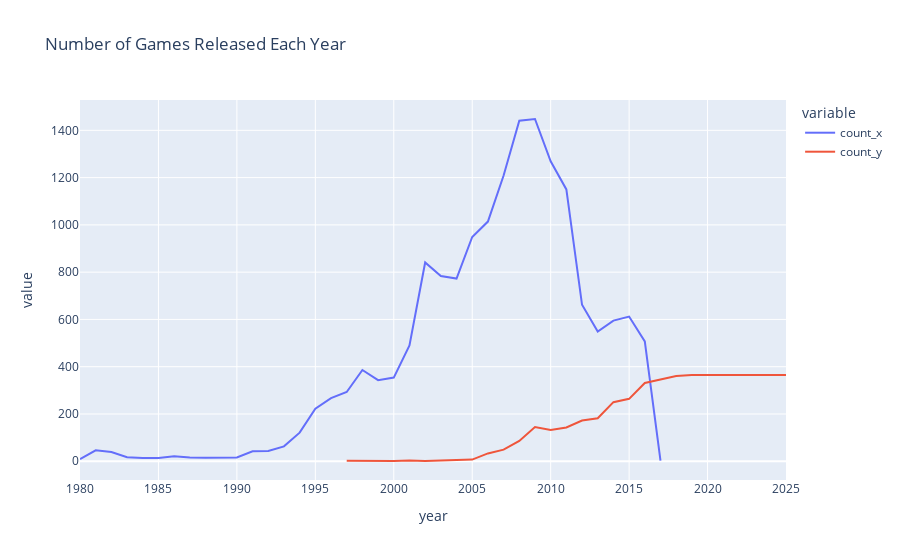

Notebook code for this chart:
### Code cell
px.line(gfinal, x="year",y=["count_x", "count_y"], title="Number of Games Released Each Year")

### Figure 1 — Plotly figure (JSON) as saved in the notebook; plotly's stock layout.template omitted (floating-point values rounded to 4 significant figures)
{"data": [{"hovertemplate": "variable=count_x<br>year=%{x}<br>value=%{y}<extra></extra>", "legendgroup": "count_x", "line": {"color": "#636efa", "dash": "solid"}, "marker": {"symbol": "circle"}, "mode": "lines", "name": "count_x", "orientation": "v", "showlegend": true, "type": "scatter", "x": [1980.0, 1981.0, 1982.0, 1983.0, 1984.0, 1985.0, 1986.0, 1987.0, 1988.0, 1989.0, 1990.0, 1991.0, 1992.0, 1993.0, 1994.0, 1995.0, 1996.0, 1997.0, 1998.0, 1999.0, 2000.0, 2001.0, 2002.0, 2003.0, 2004.0, 2005.0, 2006.0, 2007.0, 2008.0, 2009.0, 2010.0, 2011.0, 2012.0, 2013.0, 2014.0, 2015.0, 2016.0, 2017.0, 2018.0, 2019.0, 2020.0, 2021.0, 2022.0, 2023.0, 2024.0, 2025.0], "xaxis": "x", "y": [9.0, 46.0, 39.0, 17.0, 14.0, 14.0, 21.0, 16.0, 15.0, 17.0, 16.0, 42.0, 43.0, 63.0, 121.0, 222.0, 267.0, 293.0, 386.0, 343.0, 354.0, 490.0, 841.0, 784.0, 773.0, 949.0, 1014.0, 1209.0, 1441.0, 1448.0, 1269.0, 1150.0, 662.0, 549.0, 595.0, 612.0, 507.0, 3.0, NaN, NaN, 1.0, NaN, NaN, NaN, NaN, NaN], "yaxis": "y"}, {"hovertemplate": "variable=count_y<br>year=%{x}<br>value=%{y}<extra></extra>", "legendgroup": "count_y", "line": {"color": "#EF553B", "dash": "solid"}, "marker": {"symbol": "circle"}, "mode": "lines", "name": "count_y", "orientation": "v", "showlegend": true, "type": "scatter", "x": [1980.0, 1981.0, 1982.0, 1983.0, 1984.0, 1985.0, 1986.0, 1987.0, 1988.0, 1989.0, 1990.0, 1991.0, 1992.0, 1993.0, 1994.0, 1995.0, 1996.0, 1997.0, 1998.0, 1999.0, 2000.0, 2001.0, 2002.0, 2003.0, 2004.0, 2005.0, 2006.0, 2007.0, 2008.0, 2009.0, 2010.0, 2011.0, 2012.0, 2013.0, 2014.0, 2015.0, 2016.0, 2017.0, 2018.0, 2019.0, 2020.0, 2021.0, 2022.0, 2023.0, 2024.0, 2025.0], "xaxis": "x", "y": [NaN, NaN, NaN, NaN, NaN, NaN, NaN, NaN, NaN, NaN, NaN, NaN, NaN, NaN, NaN, NaN, NaN, 2.0, 1.0, 2.0, 1.0, 3.0, 1.0, 3.0, 4.0, 7.0, 33.0, 49.0, 86.0, 145.0, 132.0, 143.0, 172.0, 182.0, 250.0, 264.0, 331.0, 347.0, 361.0, 365.0, 366.0, 365.0, 365.0, 365.0, 366.0, 365.0], "yaxis": "y"}], "layout": {"legend": {"title": {"text": "variable"}, "tracegroupgap": 0}, "title": {"text": "Number of Games Released Each Year"}, "xaxis": {"anchor": "y", "domain": [0, 1], "title": {"text": "year"}}, "yaxis": {"anchor": "x", "domain": [0, 1], "title": {"text": "value"}}}}
